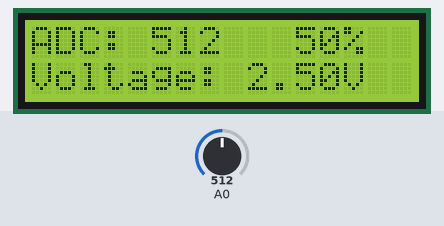
Recording of a sketch running on a simulated Arduino Uno, built with avr-gcc and run on an emulated ATmega328P. Parts: 16×2 character LCD. The inputs (shaded band) are chosen by the test bench; at power-on: A0 = 512.

Above: at 3.3 s.
3.4 s: A0 set to 716
At 4.0 s:
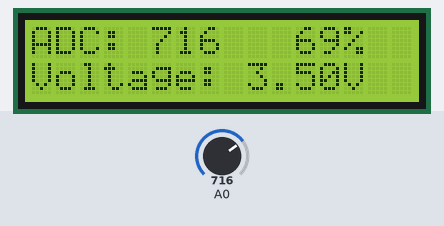
4.9 s: A0 set to 900
At 5.6 s:
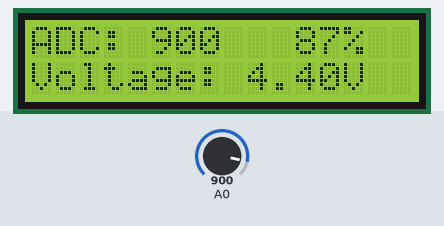
6.4 s: A0 set to 1023
At 7.3 s:
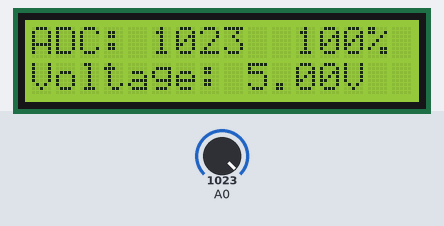
7.9 s: A0 set to 110
At 9.1 s:
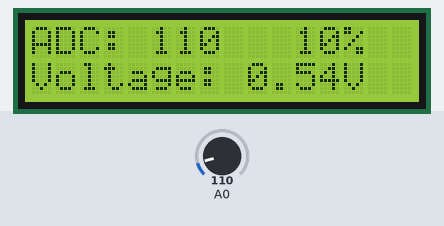
9.4 s: A0 set to 97
At 9.7 s:
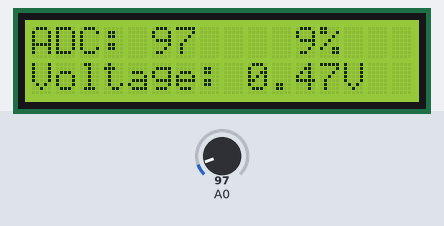
Timing chart, 0 to 11.9 s (numbered marks = the images above; inputs shaded):
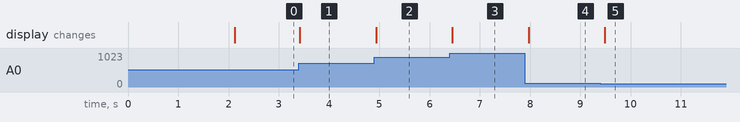

Measured:
- after the input at 3.4 s, the display: changes at once (image 1)
- after the input at 4.9 s, the display: changes at once (image 2)
- after the input at 6.4 s, the display: changes after 0.05 s (image 3)
- after the input at 7.9 s, the display: changes after 0.08 s (image 4)
- after the input at 9.4 s, the display: changes after 0.09 s (image 5)

The sketch:

sketch_mar5a.ino
```cpp
#include <Wire.h>
#include <LiquidCrystal_I2C.h>
// Initialize LCD: address 0x27, 16 columns, 2 rows
LiquidCrystal_I2C lcd(0x27, 16, 2);
void setup() {
 // Configure ADC for potentiometer reading
 // ADMUX register configuration:
 // Bit 7-6 (REFS1:0) = 01 → AVCC as reference (5V)
 // Bit 5 (ADLAR) = 0 → Right-adjust result
 // Bit 3-0 (MUX3:0) = 0000 → Select ADC0 (A0 pin)
 ADMUX = 0b01000000;

 // ADCSRA register configuration:
 // Bit 7 (ADEN) = 1 → Enable ADC
 // Bit 6 (ADSC) = 0 → Don't start yet
 // Bit 2-0 (ADPS2:0) = 111 → Prescaler = 128
 // ADC Clock = 16MHz / 128 = 125kHz (optimal range)
 ADCSRA = 0b10000111;

 // Initialize I2C LCD
 lcd.init(); // Initialize the LCD
 lcd.backlight(); // Turn on backlight

 // Display startup message
 lcd.setCursor(0, 0);
 lcd.print("Voltage Monitor");
 lcd.setCursor(0, 1);
 lcd.print("Initializing...");

 delay(2000); // Show message for 2 seconds
 lcd.clear();

 // Display static labels
 lcd.setCursor(0, 0);
 lcd.print("ADC:");
 lcd.setCursor(0, 1);
 lcd.print("Voltage:");
}
void loop() {
 // Start ADC conversion
 ADCSRA |= (1 << ADSC); // Set ADSC bit to start

 // Wait for conversion to complete
 // ADSC bit is cleared automatically when done
while (ADCSRA & (1 << ADSC));

 // Read 10-bit ADC result
 uint16_t adcValue = ADC; // ADC register contains result

 // Convert ADC value to voltage
 // ADC resolution: 5V / 1023 = 4.88mV per step
 float voltage = (adcValue / 1023.0) * 5.0;

 // Calculate percentage (0-100%)
 float percentage = (adcValue / 1023.0) * 100.0;

 // Display ADC value on Row 1
 lcd.setCursor(5, 0);
 lcd.print(adcValue);
 lcd.print(" "); // Clear any extra characters

 // Display percentage
 lcd.setCursor(11, 0);
 lcd.print((int)percentage); // No decimal places
 lcd.print("% ");

 // Display voltage on Row 2
 lcd.setCursor(9, 1);
 lcd.print(voltage, 2); // 2 decimal places
 lcd.print("V "); // Clear any extra characters

 delay(200); // Update every 200ms (5 times per second)
}
```
